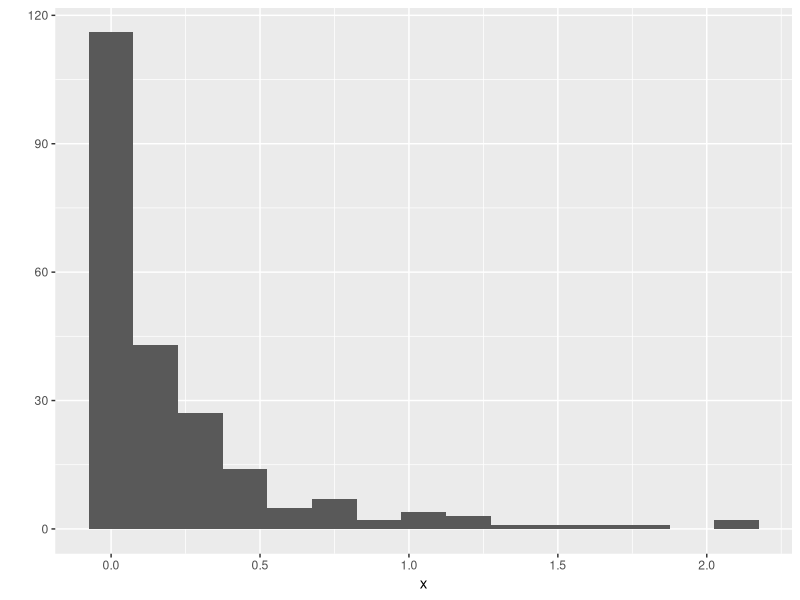
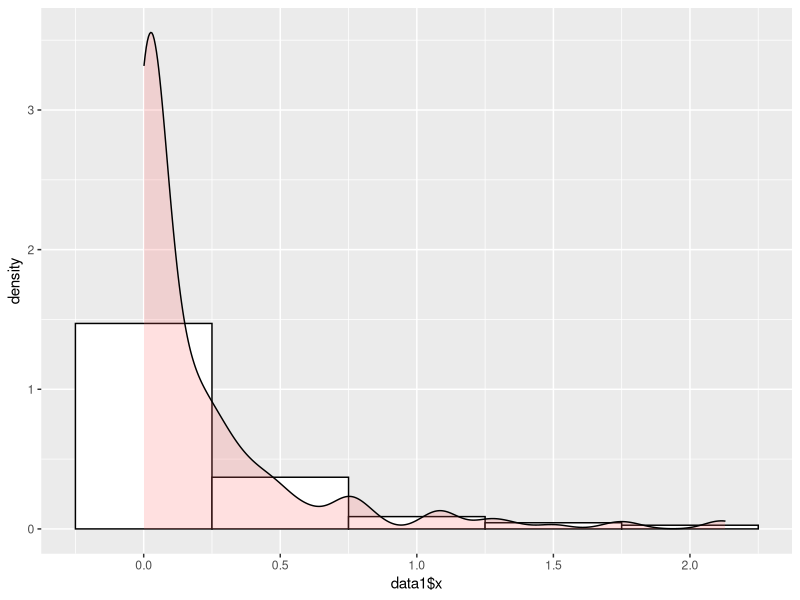

Generate these figures, in order, with R:
## ---- chunk 1
##  This file summarizes the presentation demonstrating the use of 
##  method of moment estimations as entry points for maximum likelihood estimation
##  when calculation of MLE's cannot be performed analytically.
##
##  The data used for this example is from Rainfall Evaluation Studies carried out 
##  in the 1960's at the Univeristy of Illinois by Floyd Huff.  
##  
##  The data are rain gauge readings taken after rainstorms in the years 1960 through 1964
##  in selected areas in central and souther Illinois.
##
##  The accumulated rainfall readings are assumed to be gamma distributed.
##
##  In the classroom presentation, the MLE estimation for the parameeters of the gamma
##  distribution are shown to yield a nonlinear equation that cannot be solved explicitly.
##  This is a well-known result.  So, the MLE estimation is carried out using 
##  a numerical estimation that is seeded with initial estimates obtained by using
##  the method of moments.
##  
##  This famous case provides you excellent practice for the method of moments
##  estimation and maximum likelihood methods we hav discussed -- and it shows you
##  an iterative method for estimating MLE's when analysis is unavailable.
##  


##  Start with the data -- be sure to examine the variables as you go through this
##  script, so that you know what has been done and how.

library(ggplot2)
setwd("/Users/jiayuan/Documents/MA681/hw4")
data <- read.csv("illinois rain 1960-1964.csv",header=F)
data1 <- unlist(data)
head(data1)
tail(data1)

## 


data1 <- data.frame(data1[1:227])
colnames(data1) <- "x"

qplot(x, data=data1, geom = "histogram",binwidth=.15)

##  Now using the MGF for gamme or be simply looking it up
##  use the following facts about the gamma function 
##
##  firt moment = m1 = (alpha/lambda)

##  second moment = m2 = m1^2 + (m1/lambda)

##  from with you get equations for alpha and labda in terms of the moments

##  lambda = m1 / (m2 - m1^2)     note that (m2 - m1^2) = variance(x)

##  alpha = (m1^2)/(m2 - mx^2)

##  Now use the sample statistics X-bar and S-squared to estimate lambda and alpha

## lambda-hat = X-bar/S-squre

## alpha-hat =  (X-bar)^2 / S-square

##  So here are the calculations:

mean(data1$x)
var(data1$x)


alpha <- mean(data1$x)^2/var(data1$x)  # 0.376
lambda <- mean(data1$x)/var(data1$x)   # 1.677

# Homework #1:  Now make a plot ths superimposes the gamma density with the alpha and lambda as above
# on the histogram of the data.
# 
# see http://www.cookbook-r.com/Graphs/Plotting_distributions_(ggplot2)/
# for instructions on how to plot

## Of course, you now want to know how close these estimates are so ... 
ggplot(data1, aes(x=data1$x)) + 
  geom_histogram(aes(y=..density..),      # Histogram with density instead of count on y-axis
                 binwidth=.5,
                 colour="black", fill="white") +
  geom_density(alpha=.2, fill="#FF6666")  # Overlay with transparent density plot

## 
## homework # 2
## bootstrap -- samples (n=227) from gamma(alpha, lambda)
## to find the variance for the estimates of alpha and lambda
## state confidence for your estimates.  State why you picked 
## the estimator you used for the confidence interval.
## 

n<-227
x<-rgamma(n, shape=alpha, rate = lambda)
x
mu.hat<-mean(x)
sigma2.hat<-var(x)
t.alpha<-mu.hat^2/sigma2.hat
t.alpha
t.lambda<-mu.hat/sigma2.hat
t.lambda
B <- 1000
tboot.alpha <- rep(0,B)
tboot.lambda <- rep(0,B)
for(i in 1:B){
  x.s <- sample(x, n, replace=TRUE)
  tboot.alpha[i]<-mean(x.s)^2/var(x.s)
  tboot.lambda[i]<-mean(x.s)/var(x.s)
}
var(tboot.alpha)
var(tboot.lambda)
se.alpha <- sqrt(var(tboot.alpha))
se.lambda <- sqrt(var(tboot.lambda))
se.alpha
se.lambda

Percentile.alpha <- c(quantile(tboot.alpha,.025),quantile(tboot.alpha,.975))
pivotal.alpha <- c((2*t.alpha - quantile(tboot.alpha, .975)),(2*t.alpha - quantile(tboot.alpha, .025))) 

Percentile.lambda <- c(quantile(tboot.lambda,.025),quantile(tboot.lambda,.975))
pivotal.lambda <- c((2*t.lambda - quantile(tboot.lambda, .975)),(2*t.lambda - quantile(tboot.lambda, .025))) 

cat("Method       95% Interval\n")
cat("Percentile     (", Percentile.alpha[1], ",     ", Percentile.alpha[2], ") \n")
cat("Pivotal  (", pivotal.alpha[1], ",    ", pivotal.alpha[2], ") \n")

cat("Method       95% Interval\n")
cat("Percentile     (", Percentile.lambda[1], ",     ", Percentile.lambda[2], ") \n")
cat("Pivotal  (", pivotal.lambda[1], ",    ", pivotal.lambda[2], ") \n")

###################
##  to get read for the max likelihood estimation
##  tryout the function we're going to use

# try nlminb -- notice how it takes a function to optimize (minimize)
# examine the result

func <- function(y){(y[1]-3)^2 + (y[2]+1)^2}
min.func <- nlminb(start=c(1,1), obj= func)
min.func$par

# comes up with the obvious answer


# now lets use it to get max likelihood
x1 <- data1$x

n <- length(data1$x)
# remember we know how to MINIMIZE so
# setup theta <- c(alpha,lambda)
# and 

minus.likelihood <- function(theta) {-(n*theta[1]*log(theta[2])-n*lgamma(theta[1])+(theta[1]-1)*sum(log(x1))-theta[2]*sum(x1))}

max.likelihood <- nlminb(start=c(.3762, 1.6767), obj = minus.likelihood)

max.likelihood$par #0.4407914 1.9643791


# Homework # 3
# Justify the minus.likelihood fuction used above.  Note the use of "lgamma."
# 
# once you have solutions you believe, 
# bootstrap to get standard errors for alpha and lambda
# and produce an extimated confidence interval
# 
# Use this case to build a an illustrated guide to this kind of estimation. 
# The homework assignments will be part of this guide, but go beyond that to
# make a resource for yourself.

n<-227
x<-rgamma(n, shape=alpha, rate = lambda)
x
minus.likelihood <- function(theta){
  -(n*theta[1]*log(theta[2])-n*lgamma(theta[1])+
      (theta[1]-1)*sum(log(x1))-theta[2]*sum(x1))
}
max.likelihood <- nlminb(start=c(.3762, 1.6767), obj = minus.likelihood)
para<-max.likelihood$par
t.alpha<-para[1]
t.alpha
t.lambda<-para[2]
t.lambda
B <- 1000
tboot.alpha <- rep(0,B)
tboot.lambda <- rep(0,B)
for(i in 1:B){
  x.s <- sample(x, 100, replace=TRUE)
  minus.likelihood <- function(theta) {
    -(100*theta[1]*log(theta[2])-100*lgamma(theta[1])+
        (theta[1]-1)*sum(log(x.s))-theta[2]*sum(x.s))}
  alpha1<-mean(x.s)^2/var(x.s)
  lambda1<-mean(x.s)/var(x.s)
  max.likelihood <- nlminb(start=c(alpha1, lambda1), obj = minus.likelihood)
  tboot.alpha[i]<-max.likelihood$par[1]
  tboot.lambda[i]<-max.likelihood$par[2]
}
var(tboot.alpha)
var(tboot.lambda)
se.alpha <- sqrt(var(tboot.alpha))
se.lambda <- sqrt(var(tboot.lambda))
se.alpha
se.lambda

Percentile.alpha <- c(quantile(tboot.alpha,.025),quantile(tboot.alpha,.975))
pivotal.alpha <- c((2*t.alpha - quantile(tboot.alpha, .975)),(2*t.alpha - quantile(tboot.alpha, .025))) 

Percentile.lambda <- c(quantile(tboot.lambda,.025),quantile(tboot.lambda,.975))
pivotal.lambda <- c((2*t.lambda - quantile(tboot.lambda, .975)),(2*t.lambda - quantile(tboot.lambda, .025))) 

cat("Method       95% Interval\n")
cat("Percentile     (", Percentile.alpha[1], ",     ", Percentile.alpha[2], ") \n")
cat("Pivotal  (", pivotal.alpha[1], ",    ", pivotal.alpha[2], ") \n")

cat("Method       95% Interval\n")
cat("Percentile     (", Percentile.lambda[1], ",     ", Percentile.lambda[2], ") \n")
cat("Pivotal  (", pivotal.lambda[1], ",    ", pivotal.lambda[2], ") \n")
